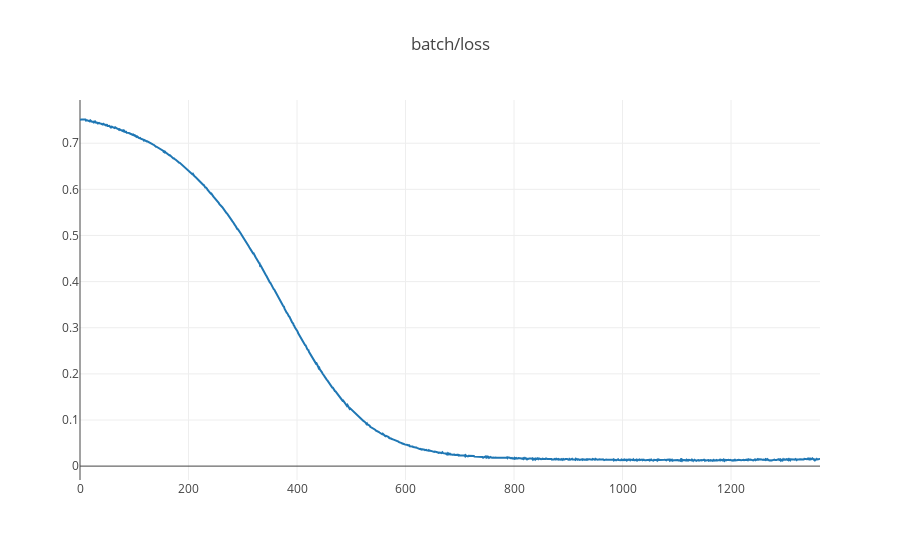
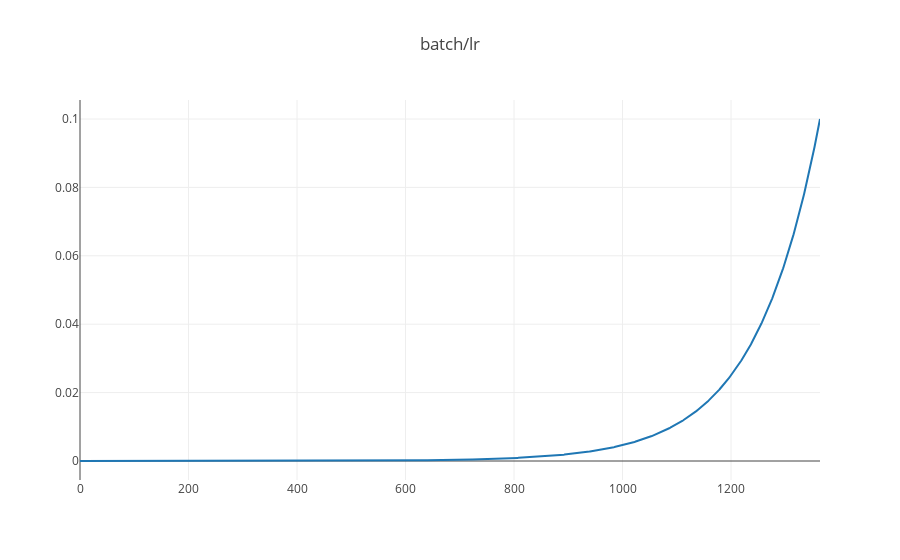

Notebook code cell kept with these figures, in order:
### Code cell
keker.plot_kek_lr("logdir/resnet34")

### Figure 1 — Plotly figure (JSON) as saved in the notebook; plotly's stock layout.template omitted (floating-point values rounded to 4 significant figures; data arrays with more than 128 entries replaced by an {"elided": "..."} marker saying what was removed)
{"data": [{"name": "train/batch/loss", "type": "scatter", "uid": "5fded953-0112-408a-b509-afe0bf9474fd", "x": {"elided": "1365 int values"}, "y": {"elided": "1365 float values"}}], "layout": {"title": {"text": "batch/loss"}, "yaxis": {"hoverformat": ".6f"}}}

### Figure 2 — Plotly figure (JSON) as saved in the notebook; plotly's stock layout.template omitted (floating-point values rounded to 4 significant figures; data arrays with more than 128 entries replaced by an {"elided": "..."} marker saying what was removed)
{"data": [{"name": "train/batch/lr", "type": "scatter", "uid": "0b32b42c-9ca3-4572-a46c-027fd17a8f75", "x": {"elided": "1365 int values"}, "y": {"elided": "1365 float values"}}], "layout": {"title": {"text": "batch/lr"}, "yaxis": {"hoverformat": ".6f"}}}
